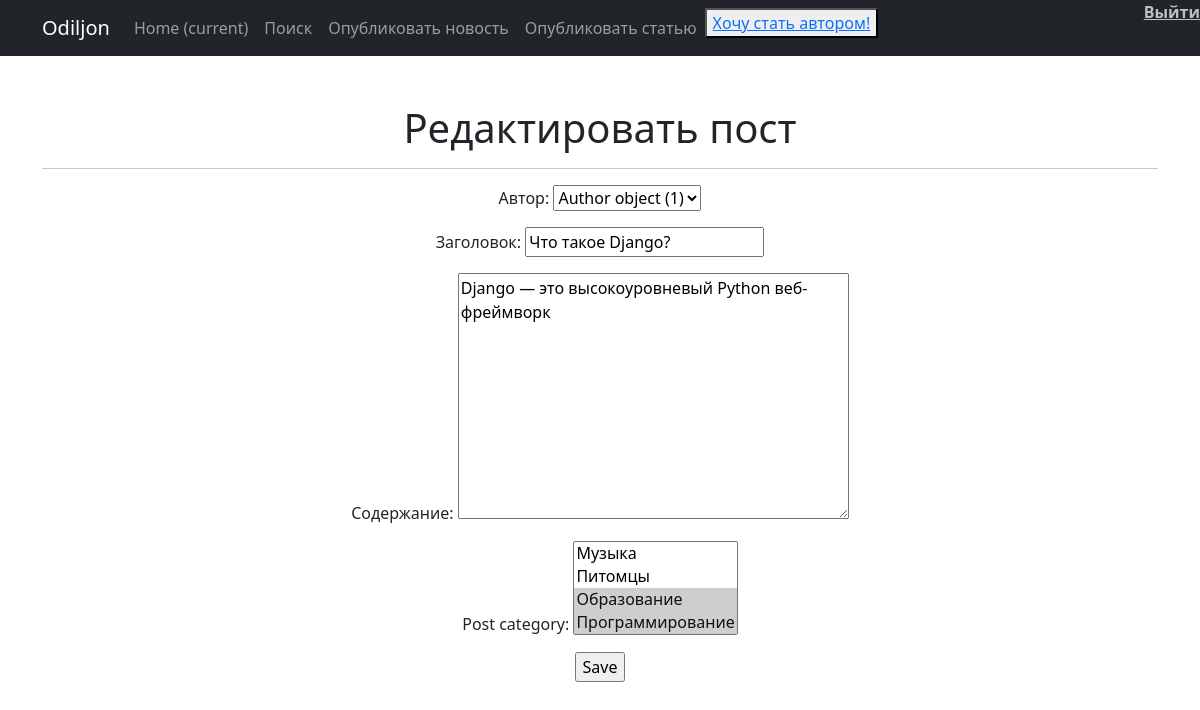
/2/edit/ (signed in), run on an earlier commit of the app's database.
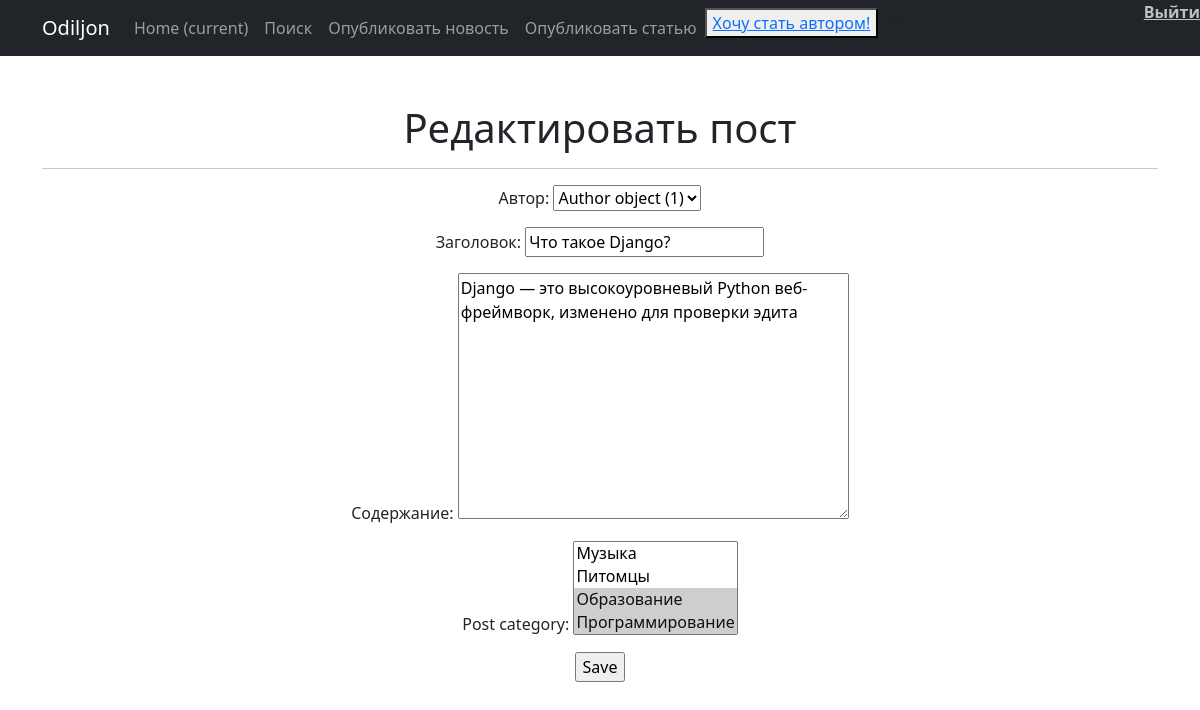
And on a later commit of the database.
### news/models.py (models this page shows, shortened)
class Post(models.Model):
    ART = 'AR'
    NEWS = 'NW'
    TYPES = [(ART, 'Статья'), (NEWS, 'Новость')]
    author = models.ForeignKey(Author, on_delete=models.CASCADE, verbose_name='Автор')
    post_type = models.CharField(max_length=10, choices=TYPES, verbose_name='Тип поста')
    created_at = models.DateTimeField(auto_now_add=True, verbose_name='Дата публикации')
    post_category = models.ManyToManyField(Category)
    post_title = models.CharField(max_length=120, verbose_name='Заголовок')
    post_text = models.TextField(verbose_name='Содержание')
    post_rating = models.IntegerField(default=0, verbose_name='Рейтинг поста')

### news/views.py (the view)
# urls.py: path('<int:pk>/edit/', PostUpdate.as_view(), name='news_edit'),
class PostUpdate(LoginRequiredMixin, UpdateView):
    permission_required = ('news.add_post',
                           'news.change_post')
    model = Post
    form_class = PostForm
    template_name = 'news/post_edit.html'
    def get_context_data(self, **kwargs):
        context = super().get_context_data(**kwargs)
        context['is_not_author'] = not self.request.user.groups.filter(name='author').exists()
        return context

### news/forms.py (shortened to what this page needs)
class PostForm(forms.ModelForm):
    class Meta:
        model = Post
        fields = [
            'author',
            'post_title',
            'post_text',
            'post_category',
        ]

### news/models.py (called while the page is built)
    def __str__(self):
        return self.category_name

### templates/news/post_edit.html (shortened to what this page needs)
{% extends 'flatpages/default.html' %}
{% block content %}
<h1>Редактировать пост</h1>
<hr>
<form action="" method="post">
    {{ form.as_p }}
    <input type="submit" value="Save" />
</form>
{% endblock content %}

What changed in the data, as far as the page shows it:
changed Post "Author object (1)": post_text "Django — это высокоуровневый Python веб-фреймворк" → "Django — это высокоуровневый Python веб-фреймворк, изменено для проверки эдита"
